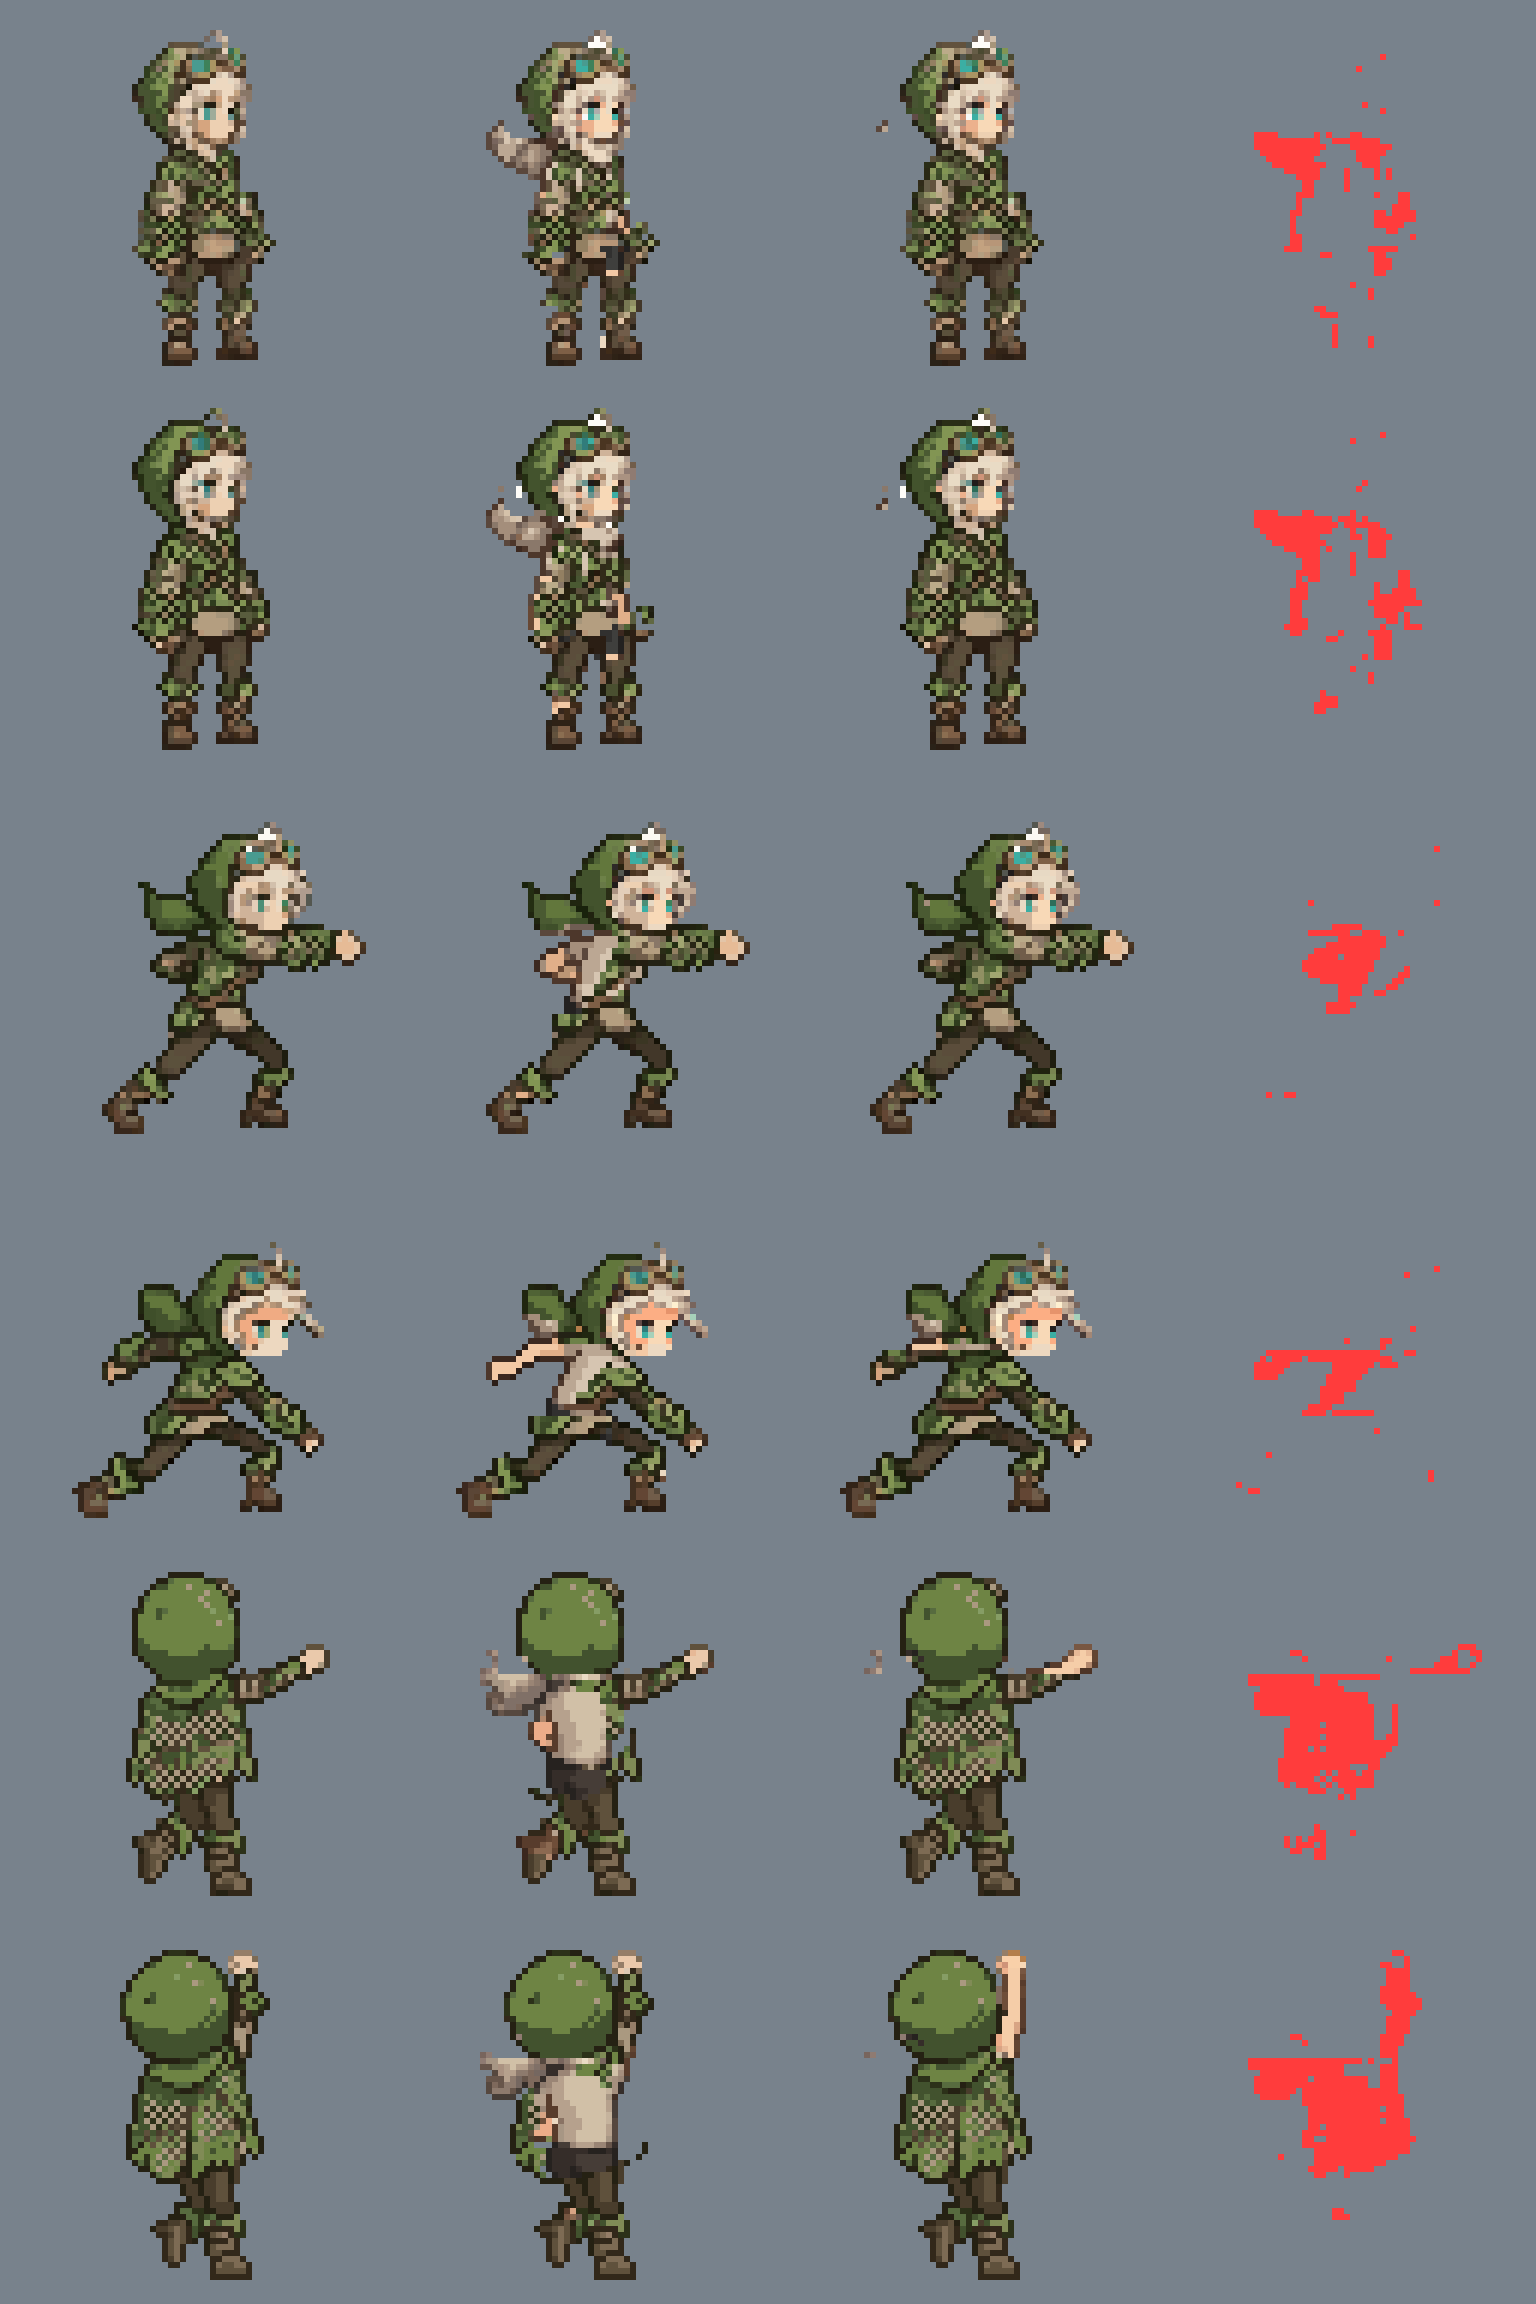

Write Python code to recreate this figure.
"""비교: A 몸 위에 쌓기(현재 방식) vs B 몸+옷 한 조각(머리·손·발 제외). 새 생성 없음. 사용: python compare_stack_vs_piece.py"""
import os, sys
import numpy as np
from PIL import Image
ROOT = "C:/Users/user/ProjectB"
CODE = ROOT + "/Docs/Research/LabReply_gen_exp1/result/code"
sys.path.insert(0, CODE)
import common as C
import export_runtime as E
REG = ROOT + "/Docs/ArtCompare/Motion/equip/regions"
LEAF = ROOT + "/Docs/ArtCompare/Motion/equip/g2/leaf_new"
UND = ROOT + "/Assets/Art/Player/PixelRig/EquipDS/under"
OUT = ROOT + "/Docs/ArtCompare/Motion/equip/g2"
frames = ["ds_idle_0", "ds_idle_4", "ds_stab_1", "ds_down_2", "ds_up_3", "ds_up_4"]
maps = C.load_maps(REG)

def over(dst, src):
    m = src[:, :, 3] > 0
    dst[m] = src[m]

def head_rows(img):
    import colorsys
    a = img[:, :, 3] > 128
    ys, xs = np.nonzero(a)
    pts = []
    for y, x in zip(ys, xs):
        h, s, v = colorsys.rgb_to_hsv(*(img[y, x, :3] / 255.0))
        if 0.44 < h < 0.55 and s > 0.55 and v > 0.45: pts.append(y)
    gy = np.mean(pts) if pts else ys.min() + 8
    return int(round(gy)) + 9

res = {}
for f in frames:
    leaf = C.load(f"{LEAF}/{f}.png"); under = C.load(f"{UND}/{f}.png"); lab = maps[f].copy()
    lab[np.isin(lab, [C.LEGS, C.HEM])] = C.TOP
    em = C.ext_map(lab, leaf)
    em[em == C.BACK] = 0
    a = C.alpha(leaf)
    # 조각(레이어) 만들기
    lay = {}
    for s in C.SLOTS:
        L = np.zeros_like(leaf); m = a & (em == s); L[m] = leaf[m]; lay[s] = L
    add, erase = C.cap_extend(lab, leaf, under, "leaf_set")
    lay[C.CAP][add] = leaf[add]
    # A: 속옷 몸 위에 쌓기
    A = under.copy()
    for s in [4, 5, 2, 3]: over(A, lay[s])
    A[erase] = 0
    over(A, lay[C.CAP])
    # B: 머리(속옷 몸의 머리) + 한 조각(몸+옷 = 잎사귀 그림에서 머리 아래 전부) + 손·발 = 같은 그림
    hb = head_rows(under)
    B = np.zeros_like(under)
    below = np.zeros(a.shape, bool); below[hb + 1:, :] = True
    body_piece = a & below
    B[body_piece] = leaf[body_piece]
    headpx = (under[:, :, 3] > 128) & ~below
    B[headpx] = under[headpx]
    B[erase] = 0
    over(B, lay[C.CAP])
    res[f] = (under, A, B, leaf)
    sil = lambda x: x[:, :, 3] > 128
    print(f, "A 알파", int(sil(A).sum()), "B 알파", int(sil(B).sum()), "A-B 다른 픽셀", int((np.abs(A.astype(int) - B.astype(int)).sum(2) > 30).sum()))

K = 6
sheet = Image.new("RGBA", (64 * K * 4, 64 * K * len(frames)), (120, 130, 140, 255))
for r, f in enumerate(frames):
    under, A, B, leaf = res[f]
    for c, im in enumerate((leaf, A, B, np.abs(A.astype(int) - B.astype(int)).sum(2) > 30)):
        if c == 3:
            d = np.zeros((64, 64, 4), np.uint8); d[im] = (255, 60, 60, 255); im = d
        sheet.alpha_composite(Image.fromarray(im.astype(np.uint8)).resize((64 * K, 64 * K), Image.NEAREST), (c * 64 * K, r * 64 * K))
sheet.save(OUT + "/compare_stack_vs_piece.png")

# ---- 고글 빼기: 잎사귀 모자(두건) 그림에서 고글(청록 렌즈 + 갈색 띠)을 두건 색으로 덮음 ----
import colorsys
def goggle_mask(img, hb):
    h_, w_ = img.shape[:2]
    lens = np.zeros((h_, w_), bool)
    for y in range(0, hb):
        for x in range(w_):
            if img[y, x, 3] > 128:
                h, s_, v = colorsys.rgb_to_hsv(*(img[y, x, :3] / 255.0))
                if 0.44 < h < 0.56 and s_ > 0.4 and v > 0.4: lens[y, x] = True
    ys, xs = np.nonzero(lens)
    m = np.zeros_like(lens)
    if len(ys) == 0: return m
    for y, x in zip(ys, xs):
        for dy in (-1, 0, 1):
            for dx in range(-3, 4):
                yy, xx = y + dy, x + dx
                if 0 <= yy < h_ and 0 <= xx < w_ and img[yy, xx, 3] > 128:
                    h, s_, v = colorsys.rgb_to_hsv(*(img[yy, xx, :3] / 255.0))
                    if (0.44 < h < 0.56 and s_ > 0.4) or (0.04 < h < 0.13 and s_ > 0.45 and v > 0.3): m[yy, xx] = True
    return m
def fill_masked(img, m, keep):
    out = img.copy(); todo = m.copy()
    for _ in range(6):
        nxt = todo.copy()
        for y, x in zip(*np.nonzero(todo)):
            cols = []
            for dy in (-1, 0, 1):
                for dx in (-1, 0, 1):
                    yy, xx = y + dy, x + dx
                    if 0 <= yy < 64 and 0 <= xx < 64 and not todo[yy, xx] and keep[yy, xx] and out[yy, xx, 3] > 128: cols.append(tuple(out[yy, xx]))
            if cols:
                out[y, x] = max(set(cols), key=cols.count); nxt[y, x] = False
        todo = nxt
    return out
gf = ["ds_idle_0", "ds_stab_1", "ds_down_2", "ds_idle_4"]
sh2 = Image.new("RGBA", (64 * K * 3, 64 * K * len(gf)), (120, 130, 140, 255))
for r, f in enumerate(gf):
    under, A, B, leaf = res[f]
    hb = head_rows(under)
    gm = goggle_mask(leaf, hb)
    leaf2 = fill_masked(leaf, gm, C.alpha(leaf) & ~gm)
    # 기본 코트 머리(고글 있음) vs 잎사귀 모자 + 고글 있음 vs 고글 없음
    coat = C.load(f"{ROOT}/Assets/Art/Player/PixelRig/EquipDS/base_coat/{f}.png")
    for c, im in enumerate((coat, leaf, leaf2)):
        sh2.alpha_composite(Image.fromarray(im).resize((64 * K, 64 * K), Image.NEAREST), (c * 64 * K, r * 64 * K))
    print(f, "고글 픽셀", int(gm.sum()))
sh2.save(OUT + "/compare_goggles.png")
